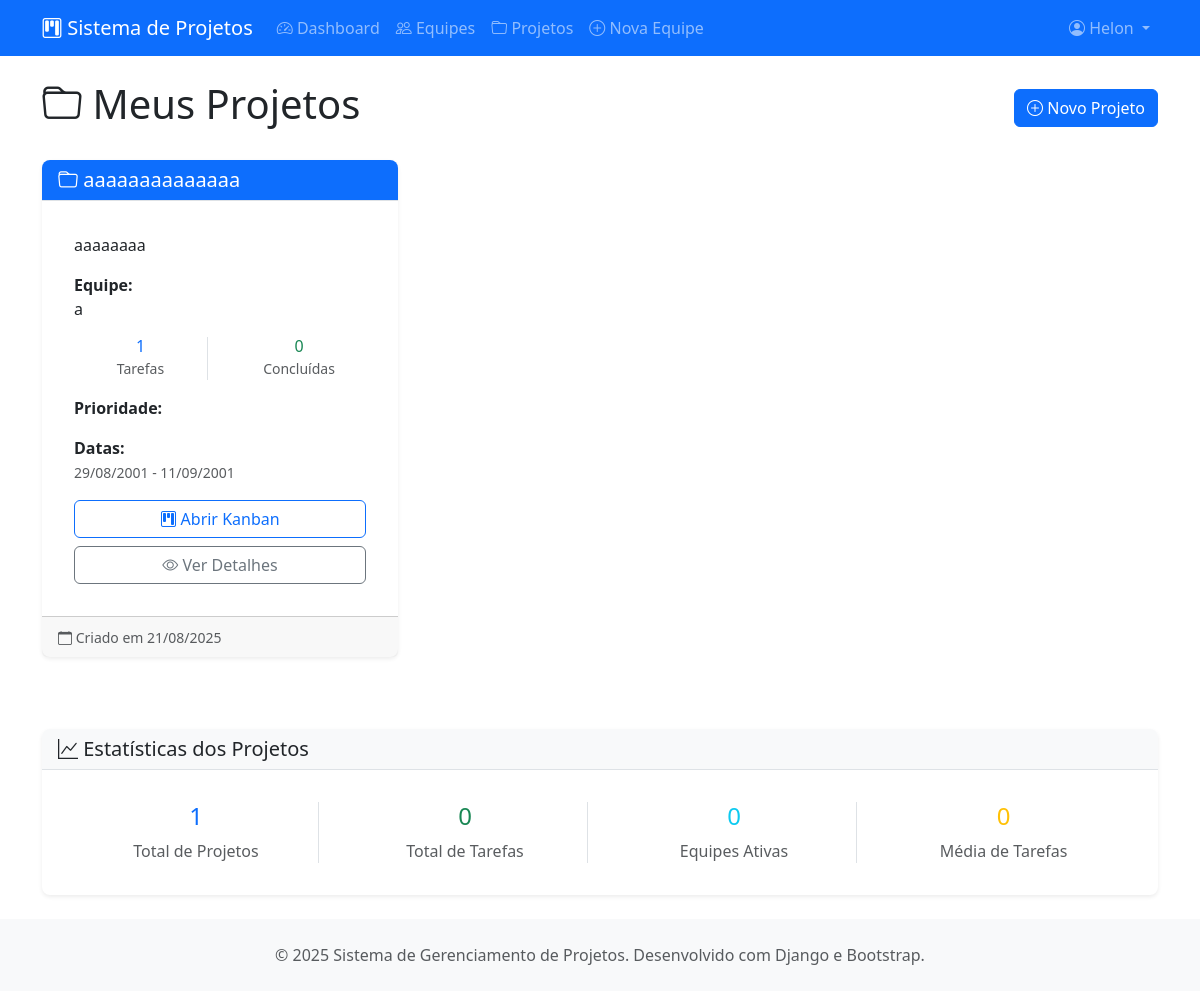
/projetos/projetos/ (signed in), run on the app's committed database.
### projetos/models.py (models this page shows, shortened)
class Projeto(models.Model):
    PRIORIDADE_CHOICES = [
        ('baixa', 'Baixa'),
        ('media', 'Média'),
        ('alta', 'Alta'),
        ('urgente', 'Urgente'),
    ]
    titulo = models.CharField(max_length=200, verbose_name="Título")
    descricao = models.TextField(verbose_name="Descrição")
    equipe = models.ForeignKey(Equipe, on_delete=models.CASCADE, related_name="projetos")
    criado_por = models.ForeignKey(User, on_delete=models.CASCADE, related_name="projetos_criados")
    criado_em = models.DateTimeField(auto_now_add=True)
    atualizado_em = models.DateTimeField(auto_now=True)
    data_inicio = models.DateField(verbose_name="Data de Início")
    data_fim = models.DateField(verbose_name="Data de Conclusão")
    prioridade = models.CharField(max_length=10, choices=PRIORIDADE_CHOICES, default='media')
    ativo = models.BooleanField(default=True, verbose_name="Projeto Ativo")
    class Meta:
        verbose_name = "Projeto"
        verbose_name_plural = "Projetos"
        ordering = ["-criado_em"]

class Equipe(models.Model):
    nome = models.CharField(max_length=100, verbose_name="Nome da Equipe")
    descricao = models.TextField(blank=True, verbose_name="Descrição")
    criada_em = models.DateTimeField(auto_now_add=True)
    criada_por = models.ForeignKey(User, on_delete=models.CASCADE, related_name="equipes_criadas")
    ativa = models.BooleanField(default=True, verbose_name="Equipe Ativa")
    class Meta:
        verbose_name = "Equipe"
        verbose_name_plural = "Equipes"
        ordering = ["nome"]

### projetos/views.py (the view)
# urls.py: path('projetos/', views.ProjetoListView.as_view(), name='lista-projetos'),
class ProjetoListView(LoginRequiredMixin, ListView):
    model = Projeto
    template_name = 'projetos/projeto/lista.html'
    context_object_name = 'projetos'
    def get_queryset(self):
        equipe_id = self.kwargs.get('equipe_id')
        if equipe_id:
            return Projeto.objects.filter(
                equipe_id=equipe_id,
                ativo=True,
                equipe__membros__usuario=self.request.user
            )
        return Projeto.objects.filter(
            equipe__membros__usuario=self.request.user,
            ativo=True
        )

### projetos/templates/projetos/projeto/lista.html (shortened to what this page needs)
{% extends 'projetos/base.html' %}
{% load static %}
{% block content %}
<div class="row">
    <div class="col-12">
        <div class="d-flex justify-content-between align-items-center mb-4">
            <h1><i class="bi bi-folder"></i> Meus Projetos</h1>
            {% if user.perfil.tipo_usuario in 'admin,membro' %}
            <a href="{% url 'projetos:criar-projeto' %}" class="btn btn-primary">
                <i class="bi bi-plus-circle"></i> Novo Projeto
            </a>
            {% endif %}
        </div>
    </div>
</div>
{% if projetos %}
    <div class="row">
        {% for projeto in projetos %}
            <div class="col-md-6 col-lg-4 mb-4">
                <div class="card h-100">
                    <div class="card-header bg-primary text-white">
                        <h5 class="card-title mb-0">
                            <i class="bi bi-folder"></i> {{ projeto.titulo }}
                        </h5>
                    </div>
                    <div class="card-body">
                        <p class="card-text">
                            {% if projeto.descricao %}
                                {{ projeto.descricao|truncatewords:20 }}
                            {% else %}
                                <span class="text-muted">Sem descrição</span>
                            {% endif %}
                        </p>
                        <div class="mb-3">
                            <strong>Equipe:</strong>
                            <p class="mb-0">{{ projeto.equipe.nome }}</p>
                        </div>
                        <div class="row text-center mb-3">
                            <div class="col-6">
                                <div class="border-end">
                                    <h6 class="text-primary mb-0">{{ projeto.tarefas.count }}</h6>
                                    <small class="text-muted">Tarefas</small>
                                </div>
                            </div>
                            <div class="col-6">
                                                                 <h6 class="text-success mb-0">
                                     {% with count=0 %}
                                         {{ count }}
                                     {% endwith %}
                                 </h6>
                                <small class="text-muted">Concluídas</small>
                            </div>
                        </div>
                        <div class="mb-3">
                            <strong>Prioridade:</strong>
                            <span class="badge bg-{{ projeto.prioridade }}">
                            </span>
                        </div>
                        <div class="mb-3">
                            <strong>Datas:</strong>
                            <p class="mb-0">
                                <small class="text-muted">
                                    {{ projeto.data_inicio|date:"d/m/Y" }} - {{ projeto.data_fim|date:"d/m/Y" }}
                                </small>
                            </p>
                        </div>
                        <div class="d-grid gap-2">
                            <a href="{% url 'projetos:kanban-projeto' projeto.pk %}" class="btn btn-outline-primary">
                                <i class="bi bi-kanban"></i> Abrir Kanban
                            </a>
                            <a href="{% url 'projetos:detalhe-projeto' projeto.pk %}" class="btn btn-outline-secondary">
                                <i class="bi bi-eye"></i> Ver Detalhes
                            </a>
                        </div>
                    </div>
                    <div class="card-footer text-muted">
                        <small>
                            <i class="bi bi-calendar"></i> Criado em {{ projeto.criado_em|date:"d/m/Y" }}
                        </small>
                    </div>
                </div>
            </div>
        {% endfor %}
    </div>
{% endif %}
<div class="row mt-5">
    <div class="col-12">
        <div class="card">
            <div class="card-header">
                <h5 class="card-title mb-0">
                    <i class="bi bi-graph-up"></i> Estatísticas dos Projetos
                </h5>
            </div>
            <div class="card-body">
                <div class="row text-center">
                    <div class="col-md-3">
                        <div class="border-end">
                            <h4 class="text-primary">{{ projetos.count }}</h4>
                            <p class="text-muted mb-0">Total de Projetos</p>
                        </div>
                    </div>
                    <div class="col-md-3">
                        <div class="border-end">
                            <h4 class="text-success">
                                {% with total_tarefas=0 %}
                                    {{ total_tarefas }}
                                {% endwith %}
                            </h4>
                            <p class="text-muted mb-0">Total de Tarefas</p>
                        </div>
                    </div>
                    <div class="col-md-3">
                        <div class="border-end">
                            <h4 class="text-info">
                                {% with total_equipes=0 %}
                                    {{ total_equipes }}
                                {% endwith %}
                            </h4>
                            <p class="text-muted mb-0">Equipes Ativas</p>
                        </div>
                    </div>
                    <div class="col-md-3">
                        <h4 class="text-warning">
                            {% if projetos.count > 0 %}
                                {% with total_tarefas=0 %}
                                    {% if total_tarefas > 0 %}
                                        {{ total_tarefas|floatformat:1 }}
                                    {% else %}
                                        0
                                    {% endif %}
                                {% endwith %}
                            {% else %}
                                0
                            {% endif %}
                        </h4>
                        <p class="text-muted mb-0">Média de Tarefas</p>
                    </div>
                </div>
            </div>
        </div>
    </div>
</div>
{% endblock %}

### projetos/templates/projetos/base.html (shortened to what this page needs)
{% load static %}
<!DOCTYPE html>
<html lang="pt-br">
<head>
    <link href="https://cdn.jsdelivr.net/npm/bootstrap@5.3.0/dist/css/bootstrap.min.css" rel="stylesheet">
    <link href="https://cdn.jsdelivr.net/npm/bootstrap-icons@1.10.0/font/bootstrap-icons.css" rel="stylesheet">
    <link href="{% static 'css/estilo.css' %}" rel="stylesheet">
    <link href="{% static 'css/forms.css' %}" rel="stylesheet">
</head>
<body class="d-flex flex-column min-vh-100">
    <nav class="navbar navbar-expand-lg navbar-dark bg-primary">
        <div class="container">
            <a class="navbar-brand" href="{% url 'projetos:dashboard' %}">
                <i class="bi bi-kanban"></i> Sistema de Projetos
            </a>
            <div class="collapse navbar-collapse" id="navbarNav">
                <ul class="navbar-nav me-auto">
                    <li class="nav-item">
                        <a class="nav-link" href="{% url 'projetos:dashboard' %}">
                            <i class="bi bi-speedometer2"></i> Dashboard
                        </a>
                    </li>
                    <li class="nav-item">
                        <a class="nav-link" href="{% url 'projetos:lista-equipes' %}">
                            <i class="bi bi-people"></i> Equipes
                        </a>
                    </li>
                    <li class="nav-item">
                        <a class="nav-link" href="{% url 'projetos:lista-projetos' %}">
                            <i class="bi bi-folder"></i> Projetos
                        </a>
                    </li>
                    {% if user.perfil.tipo_usuario == 'admin' %}
                    <li class="nav-item">
                        <a class="nav-link" href="{% url 'projetos:criar-equipe' %}">
                            <i class="bi bi-plus-circle"></i> Nova Equipe
                        </a>
                    </li>
                    {% endif %}
                </ul>
                <ul class="navbar-nav">
                    {% if user.is_authenticated %}
                        <li class="nav-item dropdown">
                            <a class="nav-link dropdown-toggle" href="#" id="navbarDropdown" role="button" data-bs-toggle="dropdown">
                                <i class="bi bi-person-circle"></i> {{ user.username }}
                            </a>
                        </li>
                    {% endif %}
                </ul>
            </div>
        </div>
    </nav>
    <main class="container my-4 flex-grow-1">
        {% block content %}{% endblock %}
    </main>
    <footer class="bg-light py-4 mt-auto">
        <div class="container text-center">
            <p class="text-muted mb-0">
                &copy; 2025 Sistema de Gerenciamento de Projetos. Desenvolvido com Django e Bootstrap.
            </p>
        </div>
    </footer>
</body>
</html>

### static/css/estilo.css (style rules this page uses)
* { padding: 0; }

### static/css/forms.css (style rules this page uses)
.btn { border-radius: 0.375rem; font-weight: 500; transition: all 0.15s ease-in-out; }
.btn-primary { background-color: #0d6efd; border-color: #0d6efd; }
.btn-outline-primary { color: #0d6efd; border-color: #0d6efd; }
.card { border: none; box-shadow: 0 0.125rem 0.25rem rgba(0, 0, 0, 0.075); border-radius: 0.5rem; }
.card-header { background-color: #f8f9fa; border-bottom: 1px solid #dee2e6; border-radius: 0.5rem 0.5rem 0 0 !important; font-weight: 600; }
.card-body { padding: 2rem; }
footer { margin-top: auto; }

### data on the page
Projeto: titulo "aaaaaaaaaaaaaa", descricao "aaaaaaaa", equipe.nome "a", tarefas.count "1", count "0", data_inicio "29/08/2001", data_fim "11/09/2001", criado_em "21/08/2025"

### other printed values
{{ user.username }} "Helon"
{{ projetos.count }} "1"
{{ total_tarefas }} "0"
{{ total_equipes }} "0"
